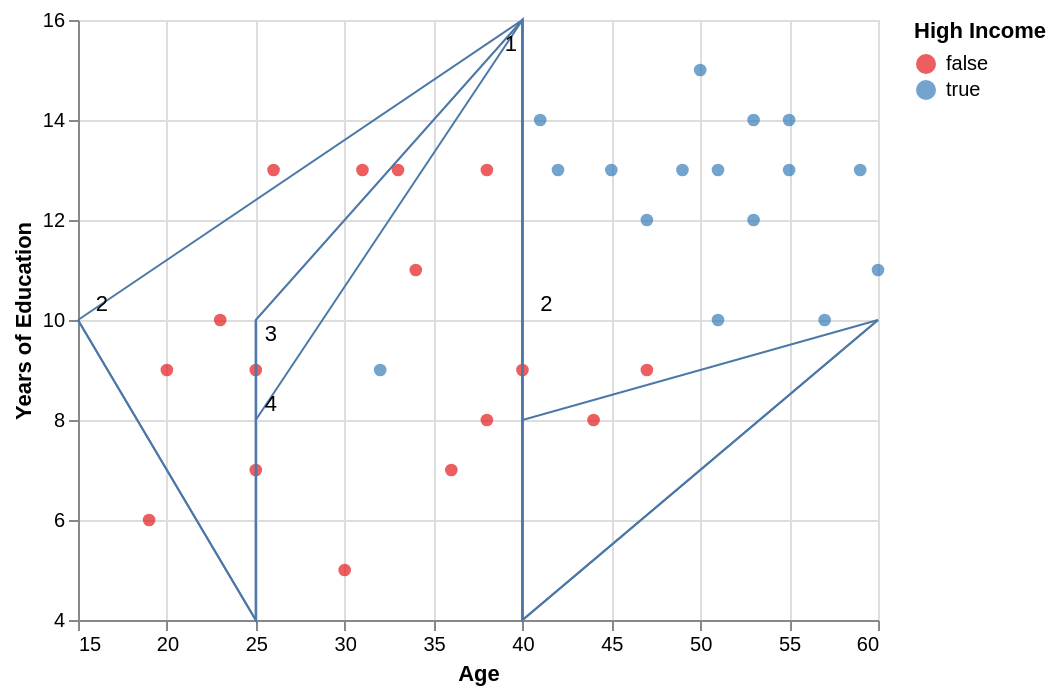

Describe this chart as a Vega-Lite specification.
### Vega-Lite specification from a JSON file in a GitHub repository (floating-point values rounded to 4 significant figures)
{"config": {"view": {"continuousWidth": 400, "continuousHeight": 300}}, "layer": [{"data": {"name": "data-194e1fe9e7d882837db17b6196d9a5a2"}, "mark": "circle", "encoding": {"color": {"type": "nominal", "field": "High Income", "scale": {"scheme": "set1"}}, "size": {"value": 40}, "x": {"type": "quantitative", "field": "Age", "scale": {"domain": [15, 60]}}, "y": {"type": "quantitative", "field": "Years of Education", "scale": {"domain": [4, 16]}}}}, {"data": {"name": "data-bc9953c9636a481bff52d26011eacf6f"}, "mark": "line", "encoding": {"color": {}, "size": {"value": 1}, "x": {"type": "quantitative", "field": "Age"}, "y": {"type": "quantitative", "field": "Years of Education"}}}, {"data": {"name": "data-2ff2aa998f5841659dd2c5f6d9ea26e9"}, "mark": "line", "encoding": {"color": {}, "size": {"value": 1}, "x": {"type": "quantitative", "field": "Age"}, "y": {"type": "quantitative", "field": "Years of Education"}}}, {"data": {"name": "data-e5ffb9d86a2e418cb10836bd0a8507b8"}, "mark": "line", "encoding": {"color": {}, "size": {"value": 1}, "x": {"type": "quantitative", "field": "Age"}, "y": {"type": "quantitative", "field": "Years of Education"}}}, {"data": {"name": "data-2da81f8e7919fd100421d78f5aaec773"}, "mark": "line", "encoding": {"color": {}, "size": {"value": 1}, "x": {"type": "quantitative", "field": "Age"}, "y": {"type": "quantitative", "field": "Years of Education"}}}, {"data": {"name": "data-50f6676429df012474ec81ae6fb139ef"}, "mark": {"type": "text", "align": "left"}, "encoding": {"text": {"type": "ordinal", "field": "Depth"}, "x": {"type": "quantitative", "field": "Age"}, "y": {"type": "quantitative", "field": "Years of Education"}}}], "$schema": "https://vega.github.io/schema/vega-lite/v5.json", "datasets": {"data-194e1fe9e7d882837db17b6196d9a5a2": [{"Age": 38, "Years of Education": 8, "High Income": false}, {"Age": 59, "Years of Education": 13, "High Income": true}, {"Age": 26, "Years of Education": 13, "High Income": false}, {"Age": 51, "Years of Education": 13, "High Income": true}, {"Age": 34, "Years of Education": 11, "High Income": false}, {"Age": 50, "Years of Education": 15, "High Income": true}, {"Age": 45, "Years of Education": 13, "High Income": true}, {"Age": 57, "Years of Education": 10, "High Income": true}, {"Age": 23, "Years of Education": 10, "High Income": false}, {"Age": 19, "Years of Education": 6, "High Income": false}, {"Age": 49, "Years of Education": 13, "High Income": true}, {"Age": 31, "Years of Education": 13, "High Income": false}, {"Age": 51, "Years of Education": 10, "High Income": true}, {"Age": 33, "Years of Education": 13, "High Income": false}, {"Age": 40, "Years of Education": 9, "High Income": false}, {"Age": 20, "Years of Education": 9, "High Income": false}, {"Age": 42, "Years of Education": 13, "High Income": true}, {"Age": 36, "Years of Education": 7, "High Income": false}, {"Age": 25, "Years of Education": 9, "High Income": false}, {"Age": 44, "Years of Education": 8, "High Income": false}, {"Age": 38, "Years of Education": 13, "High Income": false}, {"Age": 47, "Years of Education": 9, "High Income": false}, {"Age": 32, "Years of Education": 9, "High Income": true}, {"Age": 25, "Years of Education": 7, "High Income": false}, {"Age": 30, "Years of Education": 5, "High Income": false}, {"Age": 55, "Years of Education": 13, "High Income": true}, {"Age": 53, "Years of Education": 12, "High Income": true}, {"Age": 47, "Years of Education": 12, "High Income": true}, {"Age": 55, "Years of Education": 14, "High Income": true}, {"Age": 60, "Years of Education": 11, "High Income": true}, {"Age": 53, "Years of Education": 14, "High Income": true}, {"Age": 41, "Years of Education": 14, "High Income": true}], "data-bc9953c9636a481bff52d26011eacf6f": [{"Age": 40, "Years of Education": 16, "High Income": false, "Depth": 1}, {"Age": 40, "Years of Education": 4, "High Income": true, "Depth": 1}, {"Age": 15, "Years of Education": 10, "High Income": false, "Depth": 2}, {"Age": 60, "Years of Education": 10, "High Income": true, "Depth": 2}, {"Age": 25, "Years of Education": 4, "High Income": false, "Depth": 3}, {"Age": 25, "Years of Education": 10, "High Income": true, "Depth": 3}, {"Age": 25, "Years of Education": 8, "High Income": false, "Depth": 4}, {"Age": 40, "Years of Education": 8, "High Income": true, "Depth": 4}], "data-2ff2aa998f5841659dd2c5f6d9ea26e9": [{"Age": 40, "Years of Education": 16, "High Income": false, "Depth": 2}, {"Age": 40, "Years of Education": 4, "High Income": true, "Depth": 2}, {"Age": 15, "Years of Education": 10, "High Income": false, "Depth": 3}, {"Age": 60, "Years of Education": 10, "High Income": true, "Depth": 3}, {"Age": 25, "Years of Education": 4, "High Income": false, "Depth": 4}, {"Age": 25, "Years of Education": 10, "High Income": true, "Depth": 4}], "data-e5ffb9d86a2e418cb10836bd0a8507b8": [{"Age": 40, "Years of Education": 16, "High Income": false, "Depth": 3}, {"Age": 40, "Years of Education": 4, "High Income": true, "Depth": 3}, {"Age": 15, "Years of Education": 10, "High Income": false, "Depth": 4}, {"Age": 60, "Years of Education": 10, "High Income": true, "Depth": 4}], "data-2da81f8e7919fd100421d78f5aaec773": [{"Age": 40, "Years of Education": 16, "High Income": false, "Depth": 4}, {"Age": 40, "Years of Education": 4, "High Income": true, "Depth": 4}], "data-50f6676429df012474ec81ae6fb139ef": [{"Age": 39, "Years of Education": 15.5, "High Income": false, "Depth": 1}, {"Age": 16, "Years of Education": 10.3, "High Income": true, "Depth": 2}, {"Age": 41, "Years of Education": 10.3, "High Income": false, "Depth": 2}, {"Age": 25.5, "Years of Education": 9.7, "High Income": true, "Depth": 3}, {"Age": 25.5, "Years of Education": 8.3, "High Income": false, "Depth": 4}]}, "data": {"name": "data-194e1fe9e7d882837db17b6196d9a5a2"}}
